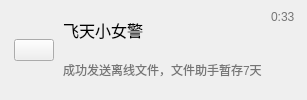
             <widget class="QWidget" name="widget_14" native="true">
              <property name="styleSheet">
               <string notr="true">QWidget#widget_14{
	max-height:60px;
	min-height:60px;
}
QWidget#widget_14:hover{
	background-color: rgb(242, 242, 242);
}</string>
              </property>
              <layout class="QHBoxLayout" name="horizontalLayout_13" stretch="0,1,0">
               <property name="spacing">
                <number>9</number>
               </property>
               <property name="leftMargin">
                <number>14</number>
               </property>
               <property name="topMargin">
                <number>10</number>
               </property>
               <property name="rightMargin">
                <number>12</number>
               </property>
               <property name="bottomMargin">
                <number>10</number>
               </property>
               <item>
                <widget class="QPushButton" name="pushButton_47">
                 <property name="styleSheet">
                  <string notr="true"/>
                 </property>
                 <property name="text">
                  <string/>
                 </property>
                 <property name="icon">
                  <iconset resource="resource/resources.qrc">
                   <normaloff>:/image/image/-7431f8f10bbbb3c1.png</normaloff>:/image/image/-7431f8f10bbbb3c1.png</iconset>
                 </property>
                 <property name="iconSize">
                  <size>
                   <width>40</width>
                   <height>40</height>
                  </size>
                 </property>
                </widget>
               </item>
               <item>
                <layout class="QVBoxLayout" name="verticalLayout_16">
                 <property name="spacing">
                  <number>0</number>
                 </property>
                 <property name="sizeConstraint">
                  <enum>QLayout::SetDefaultConstraint</enum>
                 </property>
                 <property name="leftMargin">
                  <number>0</number>
                 </property>
                 <property name="rightMargin">
                  <number>0</number>
                 </property>
                 <item>
                  <widget class="QLabel" name="label_30">
                   <property name="styleSheet">
                    <string notr="true">QLabel{
	font-size:16px;
}</string>
                   </property>
                   <property name="text">
                    <string>飞天小女警</string>
                   </property>
                  </widget>
                 </item>
                 <item>
                  <widget class="QLabel" name="label_31">
                   <property name="styleSheet">
                    <string notr="true">QLabel{
	color: rgb(117, 117, 117);
}</string>
                   </property>
                   <property name="text">
                    <string>成功发送离线文件，文件助手暂存7天</string>
                   </property>
                  </widget>
                 </item>
                </layout>
               </item>
               <item>
                <layout class="QVBoxLayout" name="verticalLayout_17">
                 <item alignment="Qt::AlignTop">
                  <widget class="QLabel" name="label_32">
                   <property name="styleSheet">
                    <string notr="true">QLabel{
	color: rgb(117, 117, 117);
}</string>
                   </property>
                   <property name="text">
                    <string>0:33</string>
                   </property>
                  </widget>
                 </item>
                </layout>
               </item>
              </layout>
             </widget>
